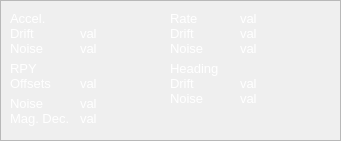
    <widget class="QFrame" name="IMU_frame">
     <property name="geometry">
      <rect>
       <x>410</x>
       <y>350</y>
       <width>341</width>
       <height>141</height>
      </rect>
     </property>
     <property name="frameShape">
      <enum>QFrame::StyledPanel</enum>
     </property>
     <property name="frameShadow">
      <enum>QFrame::Raised</enum>
     </property>
     <widget class="QLabel" name="label_27">
      <property name="geometry">
       <rect>
        <x>170</x>
        <y>10</y>
        <width>60</width>
        <height>16</height>
       </rect>
      </property>
      <property name="font">
       <font>
        <pointsize>10</pointsize>
       </font>
      </property>
      <property name="styleSheet">
       <string notr="true">color: rgb(255, 255, 255);</string>
      </property>
      <property name="text">
       <string>Rate</string>
      </property>
     </widget>
     <widget class="QLabel" name="label_28">
      <property name="geometry">
       <rect>
        <x>10</x>
        <y>25</y>
        <width>60</width>
        <height>16</height>
       </rect>
      </property>
      <property name="font">
       <font>
        <pointsize>10</pointsize>
       </font>
      </property>
      <property name="styleSheet">
       <string notr="true">color: rgb(255, 255, 255);</string>
      </property>
      <property name="text">
       <string>Drift</string>
      </property>
     </widget>
     <widget class="QLabel" name="label_29">
      <property name="geometry">
       <rect>
        <x>10</x>
        <y>40</y>
        <width>60</width>
        <height>16</height>
       </rect>
      </property>
      <property name="font">
       <font>
        <pointsize>10</pointsize>
       </font>
      </property>
      <property name="styleSheet">
       <string notr="true">color: rgb(255, 255, 255);</string>
      </property>
      <property name="text">
       <string>Noise</string>
      </property>
     </widget>
     <widget class="QLabel" name="label_30">
      <property name="geometry">
       <rect>
        <x>10</x>
        <y>75</y>
        <width>60</width>
        <height>16</height>
       </rect>
      </property>
      <property name="font">
       <font>
        <pointsize>10</pointsize>
       </font>
      </property>
      <property name="styleSheet">
       <string notr="true">color: rgb(255, 255, 255);</string>
      </property>
      <property name="text">
       <string>Offsets</string>
      </property>
     </widget>
     <widget class="QLabel" name="label_31">
      <property name="geometry">
       <rect>
        <x>170</x>
        <y>25</y>
        <width>60</width>
        <height>16</height>
       </rect>
      </property>
      <property name="font">
       <font>
        <pointsize>10</pointsize>
       </font>
      </property>
      <property name="styleSheet">
       <string notr="true">color: rgb(255, 255, 255);</string>
      </property>
      <property name="text">
       <string>Drift</string>
      </property>
     </widget>
     <widget class="QLabel" name="label_32">
      <property name="geometry">
       <rect>
        <x>170</x>
        <y>40</y>
        <width>60</width>
        <height>16</height>
       </rect>
      </property>
      <property name="font">
       <font>
        <pointsize>10</pointsize>
       </font>
      </property>
      <property name="styleSheet">
       <string notr="true">color: rgb(255, 255, 255);</string>
      </property>
      <property name="text">
       <string>Noise</string>
      </property>
     </widget>
     <widget class="QLabel" name="label_33">
      <property name="geometry">
       <rect>
        <x>10</x>
        <y>10</y>
        <width>60</width>
        <height>16</height>
       </rect>
      </property>
      <property name="font">
       <font>
        <pointsize>10</pointsize>
       </font>
      </property>
      <property name="styleSheet">
       <string notr="true">color: rgb(255, 255, 255);</string>
      </property>
      <property name="text">
       <string>Accel.</string>
      </property>
     </widget>
     <widget class="QLabel" name="label_34">
      <property name="geometry">
       <rect>
        <x>170</x>
        <y>75</y>
        <width>60</width>
        <height>16</height>
       </rect>
      </property>
      <property name="font">
       <font>
        <pointsize>10</pointsize>
       </font>
      </property>
      <property name="styleSheet">
       <string notr="true">color: rgb(255, 255, 255);</string>
      </property>
      <property name="text">
       <string>Drift</string>
      </property>
     </widget>
     <widget class="QLabel" name="label_35">
      <property name="geometry">
       <rect>
        <x>170</x>
        <y>90</y>
        <width>60</width>
        <height>16</height>
       </rect>
      </property>
      <property name="font">
       <font>
        <pointsize>10</pointsize>
       </font>
      </property>
      <property name="styleSheet">
       <string notr="true">color: rgb(255, 255, 255);</string>
      </property>
      <property name="text">
       <string>Noise</string>
      </property>
     </widget>
     <widget class="QLabel" name="label_36">
      <property name="geometry">
       <rect>
        <x>170</x>
        <y>60</y>
        <width>60</width>
        <height>16</height>
       </rect>
      </property>
      <property name="font">
       <font>
        <pointsize>10</pointsize>
       </font>
      </property>
      <property name="styleSheet">
       <string notr="true">color: rgb(255, 255, 255);</string>
      </property>
      <property name="text">
       <string>Heading</string>
      </property>
     </widget>
     <widget class="QLabel" name="label_37">
      <property name="geometry">
       <rect>
        <x>10</x>
        <y>60</y>
        <width>60</width>
        <height>16</height>
       </rect>
      </property>
      <property name="font">
       <font>
        <pointsize>10</pointsize>
       </font>
      </property>
      <property name="styleSheet">
       <string notr="true">color: rgb(255, 255, 255);</string>
      </property>
      <property name="text">
       <string>RPY</string>
      </property>
     </widget>
     <widget class="QLabel" name="label_38">
      <property name="geometry">
       <rect>
        <x>10</x>
        <y>95</y>
        <width>60</width>
        <height>16</height>
       </rect>
      </property>
      <property name="font">
       <font>
        <pointsize>10</pointsize>
       </font>
      </property>
      <property name="styleSheet">
       <string notr="true">color: rgb(255, 255, 255);</string>
      </property>
      <property name="text">
       <string>Noise</string>
      </property>
     </widget>
     <widget class="QLabel" name="imu_update_rate">
      <property name="geometry">
       <rect>
        <x>240</x>
        <y>10</y>
        <width>90</width>
        <height>16</height>
       </rect>
      </property>
      <property name="font">
       <font>
        <pointsize>10</pointsize>
       </font>
      </property>
      <property name="styleSheet">
       <string notr="true">color: rgb(255, 255, 255);</string>
      </property>
      <property name="text">
       <string>val</string>
      </property>
     </widget>
     <widget class="QLabel" name="imu_rate_drift">
      <property name="geometry">
       <rect>
        <x>240</x>
        <y>25</y>
        <width>90</width>
        <height>16</height>
       </rect>
      </property>
      <property name="font">
       <font>
        <pointsize>10</pointsize>
       </font>
      </property>
      <property name="styleSheet">
       <string notr="true">color: rgb(255, 255, 255);</string>
      </property>
      <property name="text">
       <string>val</string>
      </property>
     </widget>
     <widget class="QLabel" name="imu_rate_noise">
      <property name="geometry">
       <rect>
        <x>240</x>
        <y>40</y>
        <width>90</width>
        <height>16</height>
       </rect>
      </property>
      <property name="font">
       <font>
        <pointsize>10</pointsize>
       </font>
      </property>
      <property name="styleSheet">
       <string notr="true">color: rgb(255, 255, 255);</string>
      </property>
      <property name="text">
       <string>val</string>
      </property>
     </widget>
     <widget class="QLabel" name="imu_heading_drift">
      <property name="geometry">
       <rect>
        <x>240</x>
        <y>75</y>
        <width>90</width>
        <height>16</height>
       </rect>
      </property>
      <property name="font">
       <font>
        <pointsize>10</pointsize>
       </font>
      </property>
      <property name="styleSheet">
       <string notr="true">color: rgb(255, 255, 255);</string>
      </property>
      <property name="text">
       <string>val</string>
      </property>
     </widget>
     <widget class="QLabel" name="imu_heading_noise">
      <property name="geometry">
       <rect>
        <x>240</x>
        <y>90</y>
        <width>90</width>
        <height>16</height>
       </rect>
      </property>
      <property name="font">
       <font>
        <pointsize>10</pointsize>
       </font>
      </property>
      <property name="styleSheet">
       <string notr="true">color: rgb(255, 255, 255);</string>
      </property>
      <property name="text">
       <string>val</string>
      </property>
     </widget>
     <widget class="QLabel" name="imu_accel_drift">
      <property name="geometry">
       <rect>
        <x>80</x>
        <y>25</y>
        <width>85</width>
        <height>16</height>
       </rect>
      </property>
      <property name="font">
       <font>
        <pointsize>10</pointsize>
       </font>
      </property>
      <property name="styleSheet">
       <string notr="true">color: rgb(255, 255, 255);</string>
      </property>
      <property name="text">
       <string>val</string>
      </property>
     </widget>
     <widget class="QLabel" name="imu_accel_noise">
      <property name="geometry">
       <rect>
        <x>80</x>
        <y>40</y>
        <width>85</width>
        <height>16</height>
       </rect>
      </property>
      <property name="font">
       <font>
        <pointsize>10</pointsize>
       </font>
      </property>
      <property name="styleSheet">
       <string notr="true">color: rgb(255, 255, 255);</string>
      </property>
      <property name="text">
       <string>val</string>
      </property>
     </widget>
     <widget class="QLabel" name="imu_rpy_offsets">
      <property name="geometry">
       <rect>
        <x>80</x>
        <y>75</y>
        <width>85</width>
        <height>16</height>
       </rect>
      </property>
      <property name="font">
       <font>
        <pointsize>10</pointsize>
       </font>
      </property>
      <property name="styleSheet">
       <string notr="true">color: rgb(255, 255, 255);</string>
      </property>
      <property name="text">
       <string>val</string>
      </property>
     </widget>
     <widget class="QLabel" name="imu_noise">
      <property name="geometry">
       <rect>
        <x>80</x>
        <y>95</y>
        <width>85</width>
        <height>16</height>
       </rect>
      </property>
      <property name="font">
       <font>
        <pointsize>10</pointsize>
       </font>
      </property>
      <property name="styleSheet">
       <string notr="true">color: rgb(255, 255, 255);</string>
      </property>
      <property name="text">
       <string>val</string>
      </property>
     </widget>
     <widget class="QLabel" name="label_63">
      <property name="geometry">
       <rect>
        <x>10</x>
        <y>110</y>
        <width>60</width>
        <height>16</height>
       </rect>
      </property>
      <property name="font">
       <font>
        <pointsize>10</pointsize>
       </font>
      </property>
      <property name="toolTip">
       <string>&lt;html&gt;&lt;head/&gt;&lt;body&gt;&lt;p&gt;Magnetic Declination&lt;/p&gt;&lt;/body&gt;&lt;/html&gt;</string>
      </property>
      <property name="styleSheet">
       <string notr="true">color: rgb(255, 255, 255);</string>
      </property>
      <property name="text">
       <string>Mag. Dec.</string>
      </property>
     </widget>
     <widget class="QLabel" name="label_64">
      <property name="geometry">
       <rect>
        <x>80</x>
        <y>110</y>
        <width>85</width>
        <height>16</height>
       </rect>
      </property>
      <property name="font">
       <font>
        <pointsize>10</pointsize>
       </font>
      </property>
      <property name="styleSheet">
       <string notr="true">color: rgb(255, 255, 255);</string>
      </property>
      <property name="text">
       <string>val</string>
      </property>
     </widget>
    </widget>
